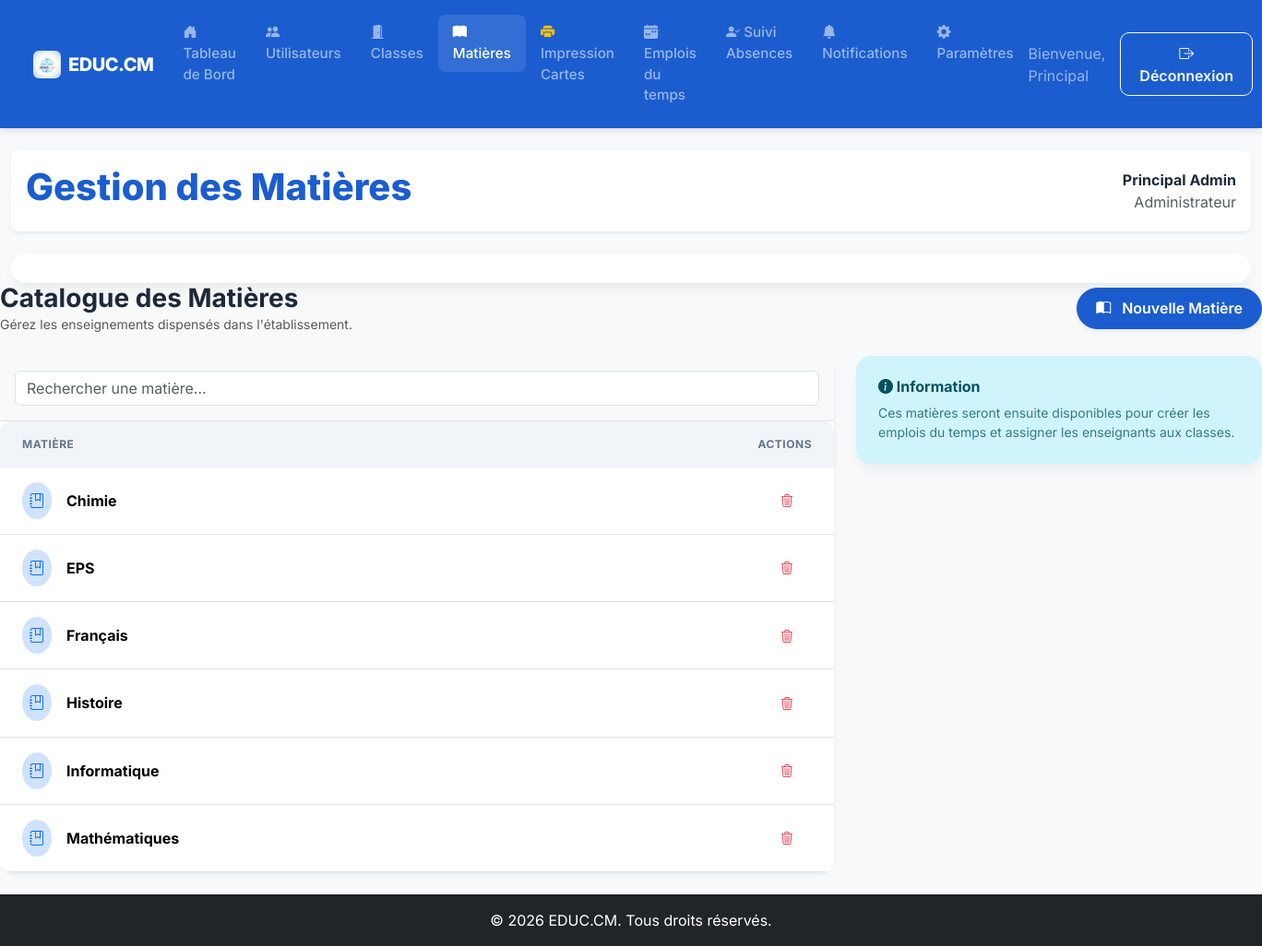
/pages/gestion_matieres.php (signed in), run on the app's committed database.
### tables this page shows
CREATE TABLE `matieres` (
  `id` int(11) NOT NULL,
  `nom` varchar(100) NOT NULL
);

### pages/gestion_matieres.php (the view, shortened to what this page needs)
<?php
include '../includes/header.php';
require_once '../includes/db.php';
$matieres_result = $conn->query("SELECT * FROM matieres ORDER BY nom");
?>
<div class="row mb-4 align-items-center">
    <div class="col-md-6">
        <h3 class="fw-bold text-navy mb-0">Catalogue des Matières</h3>
        <p class="text-muted small mb-0">Gérez les enseignements dispensés dans l'établissement.</p>
    </div>
    <div class="col-md-6 text-md-end mt-3 mt-md-0">
        <button class="btn btn-primary rounded-pill shadow-sm" data-bs-toggle="collapse" data-bs-target="#addMatiereForm">
            <i class="bi bi-book-half me-2"></i> Nouvelle Matière
        </button>
    </div>
</div>
<div class="row">
    <div class="col-lg-8">
        <div class="card border-0 shadow-sm rounded-4">
            <div class="card-body p-0">
                <div class="p-3 bg-light border-bottom">
                    <input type="text" id="subjectSearch" class="form-control" placeholder="Rechercher une matière...">
                </div>
                <div class="table-responsive">
                    <table class="table table-hover align-middle mb-0" id="subjectTable">
                        <thead>
                            <tr>
                                <th class="ps-4">Matière</th>
                                <th class="text-end pe-4">Actions</th>
                            </tr>
                        </thead>
                        <tbody>
                            <?php while ($m = $matieres_result->fetch_assoc()): ?>
                                <tr>
                                    <td class="ps-4">
                                        <div class="d-flex align-items-center">
                                            <div class="rounded-circle bg-primary-subtle p-2 me-3 text-primary">
                                                <i class="bi bi-journal-bookmark"></i>
                                            </div>
                                            <span class="fw-bold"><?php echo htmlspecialchars($m['nom']); ?></span>
                                        </div>
                                    </td>
                                    <td class="text-end pe-4">
                                        <form action="pages/gestion_matieres.php" method="POST" class="d-inline" onsubmit="return confirm('Supprimer cette matière ?');">
                                            <button type="submit" name="delete_matiere" class="btn btn-sm btn-outline-danger border-0">
                                                <i class="bi bi-trash3"></i>
                                            </button>
                                        </form>
                                    </td>
                                </tr>
                            <?php endwhile; ?>
                        </tbody>
                    </table>
                </div>
            </div>
        </div>
    </div>
    <div class="col-lg-4 mt-4 mt-lg-0">
        <div class="card bg-info-subtle border-0 rounded-4">
            <div class="card-body p-4">
                <h6 class="fw-bold text-info-emphasis"><i class="bi bi-info-circle-fill"></i> Information</h6>
                <p class="small mb-0 text-info-emphasis opacity-75">Ces matières seront ensuite disponibles pour créer les emplois du temps et assigner les enseignants aux classes.</p>
            </div>
        </div>
    </div>
</div>
<?php include '../includes/footer.php'; ?>

### css/main.css (style rules this page uses)
:root { --educ-navy: #1b5dcf; --educ-turquoise: #39A9C3; --educ-cyan: #6EC6D0; --educ-green: #64B89A; --educ-bg: #0080ff; --card-shadow: 0 10px 15px -3px rgba(0, 0, 0, 0.05), 0 4px 6px -2px rgba(0, 0, 0, 0.02); }
body { font-family: 'Inter', sans-serif; background-color: var(--educ-bg); color: #1e293b; display: flex; flex-direction: column; min-height: 100vh; }
.card { border: none; border-radius: 16px; box-shadow: var(--card-shadow); transition: transform 0.2s; }
.btn { border-radius: 10px; padding: 0.6rem 1.25rem; font-weight: 600; transition: all 0.3s; }
.btn-primary { background-color: var(--educ-navy); border-color: var(--educ-navy); }
.table { border-radius: 12px; overflow: hidden; }
.table thead th { background-color: #f1f5f9; color: #64748b; font-weight: 700; text-transform: uppercase; font-size: 0.75rem; letter-spacing: 0.5px; padding: 1rem; border: none; }
.table tbody td { padding: 1rem; vertical-align: middle; }

### data on the page
matieres: nom "Chimie"
matieres: nom "EPS"
matieres: nom "Français"
matieres: nom "Histoire"
matieres: nom "Informatique"
matieres: nom "Mathématiques"

### other printed values
$user_prenom "Principal"
$page_title "Gestion des Matières"
$user_prenom . ' ' . $user_nom "Principal Admin"
$user_role "Administrateur"
